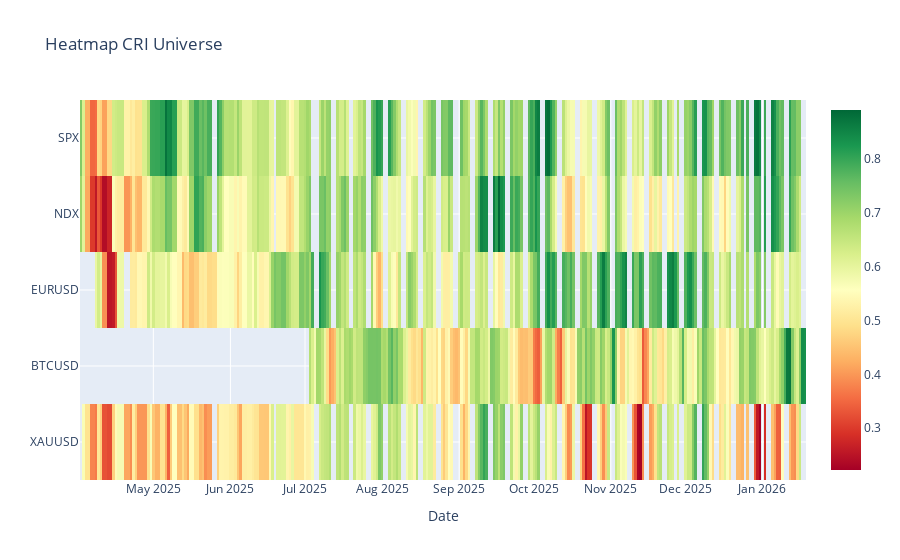

The notebook cell this image was saved under:
### Code cell
# Heatmap del CRI Universe
cri_matrix = pd.DataFrame({
    name: df["CRI"].tail(200) for name, df in data.items()
})

fig = px.imshow(
    cri_matrix.T,
    aspect="auto",
    color_continuous_scale="RdYlGn",
    title="Heatmap CRI Universe"
)

fig.show()

### Figure 1 — Plotly figure (JSON) as saved in the notebook; plotly's stock layout.template omitted (floating-point values rounded to 4 significant figures; data arrays with more than 128 entries replaced by an {"elided": "..."} marker saying what was removed)
{"data": [{"coloraxis": "coloraxis", "hovertemplate": "Date: %{x}<br>y: %{y}<br>color: %{z}<extra></extra>", "name": "0", "type": "heatmap", "x": {"elided": "265 str values"}, "xaxis": "x", "y": ["SPX", "NDX", "EURUSD", "BTCUSD", "XAUUSD"], "yaxis": "y", "z": {"elided": "5x265 float values"}}], "layout": {"coloraxis": {"colorscale": [[0, "rgb(165,0,38)"], [0.1, "rgb(215,48,39)"], [0.2, "rgb(244,109,67)"], [0.3, "rgb(253,174,97)"], [0.4, "rgb(254,224,139)"], [0.5, "rgb(255,255,191)"], [0.6, "rgb(217,239,139)"], [0.7, "rgb(166,217,106)"], [0.8, "rgb(102,189,99)"], [0.9, "rgb(26,152,80)"], [1, "rgb(0,104,55)"]]}, "title": {"text": "Heatmap CRI Universe"}, "xaxis": {"anchor": "y", "domain": [0, 1], "title": {"text": "Date"}}, "yaxis": {"anchor": "x", "autorange": "reversed", "domain": [0, 1]}}}
